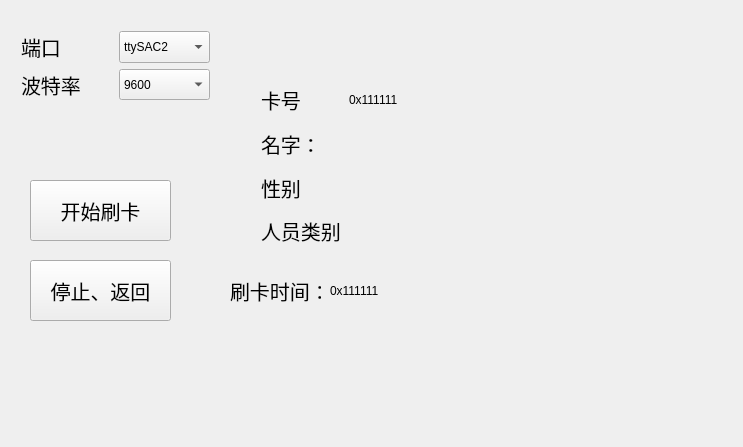
<?xml version="1.0" encoding="UTF-8"?>
<ui version="4.0">
 <class>RFidRead</class>
 <widget class="QWidget" name="RFidRead">
  <property name="geometry">
   <rect>
    <x>0</x>
    <y>0</y>
    <width>743</width>
    <height>447</height>
   </rect>
  </property>
  <property name="windowTitle">
   <string>RFidRead</string>
  </property>
  <widget class="QWidget" name="layoutWidget">
   <property name="geometry">
    <rect>
     <x>10</x>
     <y>20</y>
     <width>211</width>
     <height>91</height>
    </rect>
   </property>
   <layout class="QGridLayout" name="gridLayout">
    <item row="0" column="0">
     <widget class="QLabel" name="labelTTY">
      <property name="sizePolicy">
       <sizepolicy hsizetype="Preferred" vsizetype="Minimum">
        <horstretch>0</horstretch>
        <verstretch>0</verstretch>
       </sizepolicy>
      </property>
      <property name="font">
       <font>
        <pointsize>15</pointsize>
       </font>
      </property>
      <property name="text">
       <string>端口</string>
      </property>
     </widget>
    </item>
    <item row="0" column="1">
     <widget class="QComboBox" name="comboBoxTTY">
      <property name="sizePolicy">
       <sizepolicy hsizetype="Preferred" vsizetype="Minimum">
        <horstretch>0</horstretch>
        <verstretch>0</verstretch>
       </sizepolicy>
      </property>
      <item>
       <property name="text">
        <string>ttySAC2</string>
       </property>
      </item>
      <item>
       <property name="text">
        <string>ttySAC3</string>
       </property>
      </item>
     </widget>
    </item>
    <item row="1" column="0">
     <widget class="QLabel" name="labelBaud">
      <property name="font">
       <font>
        <pointsize>15</pointsize>
       </font>
      </property>
      <property name="text">
       <string>波特率</string>
      </property>
     </widget>
    </item>
    <item row="1" column="1">
     <widget class="QComboBox" name="comboBoxBaud">
      <property name="sizePolicy">
       <sizepolicy hsizetype="Preferred" vsizetype="Minimum">
        <horstretch>0</horstretch>
        <verstretch>0</verstretch>
       </sizepolicy>
      </property>
      <item>
       <property name="text">
        <string>9600</string>
       </property>
      </item>
      <item>
       <property name="text">
        <string>115200</string>
       </property>
      </item>
     </widget>
    </item>
   </layout>
  </widget>
  <widget class="QPushButton" name="pushButtonSerial">
   <property name="geometry">
    <rect>
     <x>30</x>
     <y>180</y>
     <width>141</width>
     <height>61</height>
    </rect>
   </property>
   <property name="font">
    <font>
     <pointsize>15</pointsize>
    </font>
   </property>
   <property name="text">
    <string>开始刷卡</string>
   </property>
   <property name="checkable">
    <bool>true</bool>
   </property>
  </widget>
  <widget class="QPushButton" name="return_2">
   <property name="geometry">
    <rect>
     <x>30</x>
     <y>260</y>
     <width>141</width>
     <height>61</height>
    </rect>
   </property>
   <property name="font">
    <font>
     <pointsize>15</pointsize>
    </font>
   </property>
   <property name="text">
    <string>停止、返回</string>
   </property>
   <property name="checkable">
    <bool>true</bool>
   </property>
  </widget>
  <widget class="QWidget" name="layoutWidget">
   <property name="geometry">
    <rect>
     <x>250</x>
     <y>70</y>
     <width>191</width>
     <height>191</height>
    </rect>
   </property>
   <layout class="QGridLayout" name="gridLayout_2">
    <item row="1" column="0">
     <layout class="QHBoxLayout" name="horizontalLayout_2">
      <item>
       <widget class="QLabel" name="label_2">
        <property name="font">
         <font>
          <pointsize>15</pointsize>
         </font>
        </property>
        <property name="text">
         <string>名字：</string>
        </property>
       </widget>
      </item>
      <item>
       <widget class="QLabel" name="nameLabel">
        <property name="text">
         <string/>
        </property>
       </widget>
      </item>
     </layout>
    </item>
    <item row="2" column="0">
     <layout class="QHBoxLayout" name="horizontalLayout_3">
      <item>
       <widget class="QLabel" name="label_3">
        <property name="font">
         <font>
          <pointsize>15</pointsize>
         </font>
        </property>
        <property name="text">
         <string>性别</string>
        </property>
       </widget>
      </item>
      <item>
       <widget class="QLabel" name="sexLabel">
        <property name="text">
         <string/>
        </property>
       </widget>
      </item>
     </layout>
    </item>
    <item row="0" column="0">
     <layout class="QHBoxLayout" name="horizontalLayout">
      <item>
       <widget class="QLabel" name="label">
        <property name="font">
         <font>
          <pointsize>15</pointsize>
         </font>
        </property>
        <property name="text">
         <string>卡号</string>
        </property>
       </widget>
      </item>
      <item>
       <widget class="QLabel" name="IDcard">
        <property name="text">
         <string>0x111111</string>
        </property>
       </widget>
      </item>
     </layout>
    </item>
    <item row="3" column="0">
     <layout class="QHBoxLayout" name="horizontalLayout_4">
      <item>
       <widget class="QLabel" name="label_4">
        <property name="font">
         <font>
          <pointsize>15</pointsize>
         </font>
        </property>
        <property name="text">
         <string>人员类别</string>
        </property>
       </widget>
      </item>
      <item>
       <widget class="QLabel" name="memberLabel">
        <property name="text">
         <string/>
        </property>
       </widget>
      </item>
     </layout>
    </item>
   </layout>
  </widget>
  <widget class="QLabel" name="label_5">
   <property name="geometry">
    <rect>
     <x>230</x>
     <y>270</y>
     <width>91</width>
     <height>41</height>
    </rect>
   </property>
   <property name="font">
    <font>
     <pointsize>15</pointsize>
    </font>
   </property>
   <property name="text">
    <string>刷卡时间：</string>
   </property>
  </widget>
  <widget class="QLabel" name="timeLael">
   <property name="geometry">
    <rect>
     <x>330</x>
     <y>270</y>
     <width>301</width>
     <height>41</height>
    </rect>
   </property>
   <property name="text">
    <string>0x111111</string>
   </property>
  </widget>
 </widget>
 <layoutdefault spacing="6" margin="11"/>
 <resources/>
 <connections/>
</ui>
